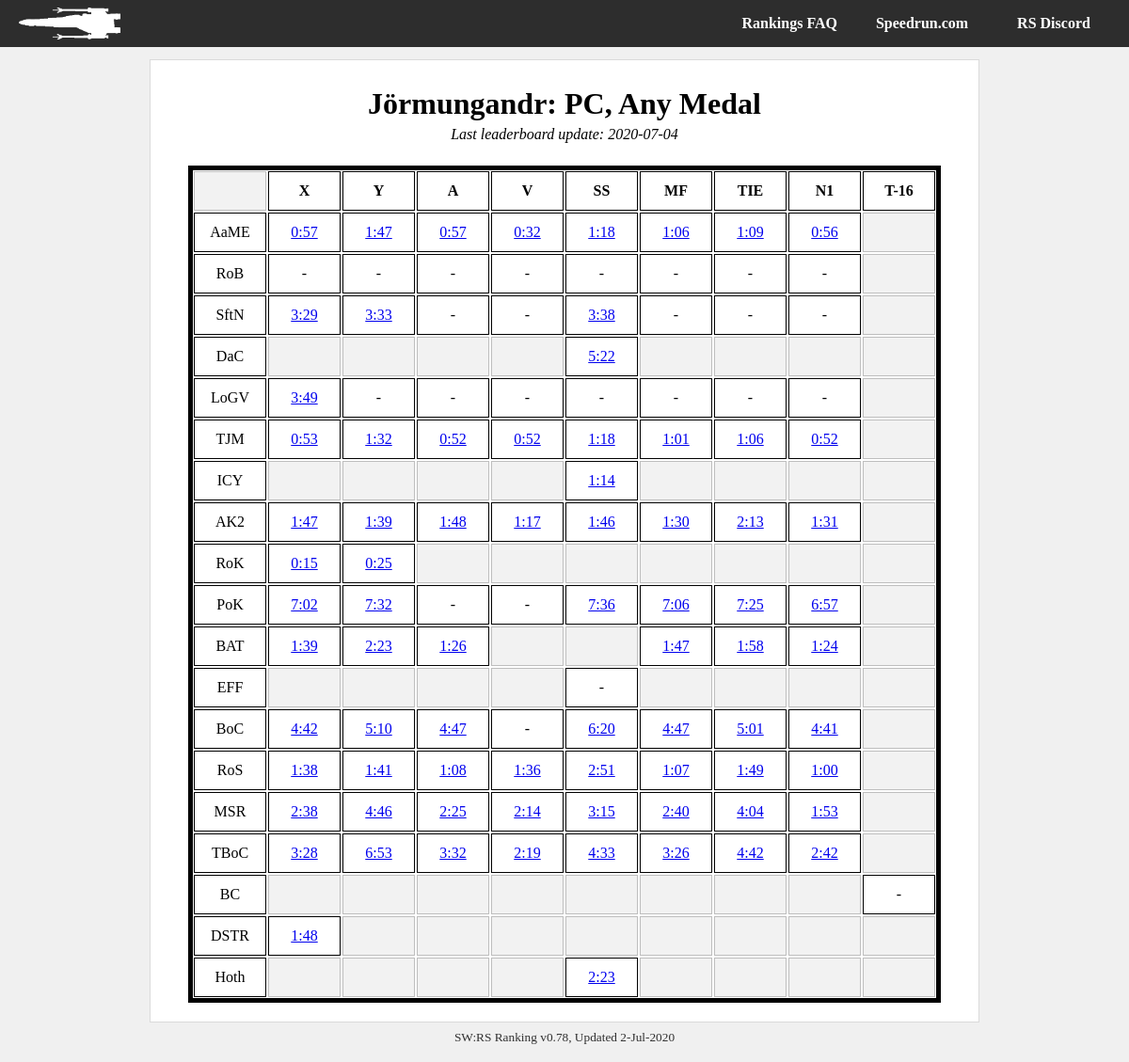
/player/Jörmungandr/pc_any, run on the app's committed database.
### tables this page shows
CREATE TABLE metadata (field          text primary key,value          text);

CREATE TABLE il_runs_20200704 (run_id          integer primary key,level           text,category        text,player          text,time            integer default 9999,platform        text,medal           text,src_link        text);

### swrs.py (the view)
@app.route('/player/<player_id>/<category>')
def player_cat(player_id, category):
    con = lite.connect(DATABASE)
    with con:
        cur = con.cursor()
        cur.execute('SELECT value FROM metadata ' +
                    'WHERE field = "last_update"')
    last_up = cur.fetchall()[0][0]
    tag = last_up + '_' + category
    if category[0:2] == 'pc':
        console = "PC"
    elif category[0:3] == 'n64':
        console = 'N64'
    else:
        console = 'CONSOLE?'
    if category[-3:] == 'any':
        medal_type = "Any Medal"
    elif category[-4:] == 'gold':
        medal_type = 'Gold Medal'
    else:
        medal_type = 'MEDAL?'
    runs = []
    for lev in il_level_names:
        level_array = []
        for ship in il_category_names:
            cur = con.cursor()
            with con:
                cur.execute('SELECT level, category, time, "src_link" ' +
                            'FROM il_runs_' + last_up + ' ' +
                            'WHERE player = "' + player_id + '" AND ' +
                            'platform = "' + console + '" AND ' +
                            'level = "' + lev + '" AND ' +
                            'category = "' + ship + '" AND ' +
                            'medal = "' + medal_type + '";')
            run = cur.fetchall()
            if run:
                run = list(run[0])
                run[2] = convert_seconds(run[2])
            level_array.append(run)
        runs.append(level_array)
    '''
    for i in runs:
        print(i)
        #print(i, convert_seconds(i[2]))
    '''
    try:
        return render_template('player-category.html',
                               name=player_id,
                               medal=medal_type,
                               platform=console,
                               runs=runs,
                               last_update=DATESTAMP)
    except Exception as e:
        return str(e)

### swrs.py (called while the page is built)
def convert_seconds(in_time):
    out_time = 'ERR'
    secs = in_time % 60
    mins = (in_time - secs) // 60
    if secs < 10:
        secs = '0' + str(secs)
    out_time = str(mins) + ':' + str(secs)
    return out_time

@app.teardown_appcontext
def close_connection(exception):
    db = getattr(g, '_database', None)
    if db is not None:
        db.close()

### templates/player-category.html
{% from "macros.html" import header, footer, categories, title, player_chart %}
{{ header(name +" | SWRS") }}
{{ title(name + ": " + platform + ", " + medal, last_update) }}
{% set level_acronyms = ["AaME",
"RoB",
"SftN",
"DaC",
"LoGV",
"TJM",
"ICY",
"AK2",
"RoK",
"PoK",
"BAT",
"EFF",
"BoC",
"RoS",
"MSR",
"TBoC",
"BC",
"DSTR",
"Hoth"] %}
    <div id="about">
            <div id="runs-table">
                <div class="runs-table-row">
                    <div class="runs-table-timebox header ghosted"> </div>
                    <div class="runs-table-timebox header">X</div>
                    <div class="runs-table-timebox header">Y</div>
                    <div class="runs-table-timebox header">A</div>
                    <div class="runs-table-timebox header">V</div>
                    <div class="runs-table-timebox header">SS</div>
                    <div class="runs-table-timebox header">MF</div>
                    <div class="runs-table-timebox header">TIE</div>
                    <div class="runs-table-timebox header">N1</div>
                    <div class="runs-table-timebox header">T-16</div>
                </div>
            {% for i in range(runs|length): %}
                {% set level = runs[i] %}
                <div class="runs-table-row {{ level_acronyms[i] }}">
                <div class="runs-table-timebox">{{ level_acronyms[i] }}</div>
                {% for j in range(level|length): %}
                    {% set ship = level[j] %}
                    {% if i in [0, 1, 2, 4, 5, 7, 9, 12, 13, 14, 15]: %}
                        {% if j == 8: %}
                            {% set ghost = 'ghosted' %}
                        {% else %}
                            {% set ghost = '' %}
                        {% endif %}
                    {% elif i in [3, 6, 11, 18]: %}
                        {% if j not in [4]: %}
                            {% set ghost = 'ghosted' %}
                        {% else %}
                            {% set ghost = '' %}
                        {% endif %}
                    {% elif i in [8]: %}
                        {% if j not in [0, 1]: %}
                            {% set ghost = 'ghosted' %}
                        {% else %}
                            {% set ghost = '' %}
                        {% endif %}
                    {% elif i in [10]: %}
                        {% if j in [3, 4, 8]: %}
                            {% set ghost = 'ghosted' %}
                        {% else %}
                            {% set ghost = '' %}
                        {% endif %}
                    {% elif i in [16]: %}
                        {% if j not in [8]: %}
                            {% set ghost = 'ghosted' %}
                        {% else %}
                            {% set ghost = '' %}
                        {% endif %}
                    {% elif i in [17]: %}
                        {% if j == 7 and platform == 'N64': %}
                            {% set ghost = '' %}
                        {% elif j not in [0]: %}
                            {% set ghost = 'ghosted' %}
                        {% else %}
                            {% set ghost = '' %}
                        {% endif %}
                    {% endif %}
                    <div class="runs-table-timebox {{ ghost }}">
                        {% if ship: %}
                            <a href="{{ ship[3] }}">{{ ship[2] }}</a>
                        {% else %}
                            {% if ghost == '': %}
                            -
                            {% endif %}
                        {% endif %}
                    </div>
                {% endfor %}
                </div>
            {% endfor %}
            </div>
    </div>
{{ footer() }}

### templates/macros.html (shortened to what this page needs)
{% macro header(header_text) %}
<html>
    <head>
        <link rel="stylesheet" type="text/css" href="{{ url_for('static', filename = 'style.css') }}" />
    </head>
    <body>
    <div id="container">
        {{ tabs() }}
    <div id="body-wrapper">
        <div id="body-content">
{% endmacro %}
{% macro tabs() %}
        <div id="body-tabs">
            <div id="lefttabs">
                <a href="/"><img src= {{ url_for('static', filename = 'logo.png') }}></a>
            </div>
            <div id="righttabs">
                <a href="https://discord.gg/Gp7swfc"><div id="tab" class="topplayers back">RS Discord</div></a>
            </div>
            <div id="righttabs">
                <a href="https://www.speedrun.com/rogue1/"><div id="tab" class="topplayers back">Speedrun.com</div></a>
            </div>
            <div id="righttabs">
                <a href="/faq"><div id="tab" class="topplayers back">Rankings FAQ</div></a>
            </div>
        </div>
{% endmacro %}
{% macro title(name, date) %}
            <div id="title">
                    <h1>
                        {{ name }}
                    </h1>
                    {% if date %}
                    <div id="lastupdate">
                        <p>Last leaderboard update: {{ date[:4] }}-{{ date[4:6] }}-{{ date[6:] }}</p>
                    </div>
                    {% endif %}
            </div>
{% endmacro %}
{% macro footer() %}
            </div>
            <div id="footertext">
                <span title="v0.78 Hutt">SW:RS Ranking v0.78, Updated 2-Jul-2020</span>
            </div>
        </div>
    </div>
    </body>
</html>
{% endmacro %}

### static/style.css (style rules this page uses)
body { font-family: 'LiberationSerif', 'Bookman', 'Times', Serif; margin: 0px; background: #f0f0f0; position: relative; }
#container { position: absolute; width: 100%; height: 100%; }
#body-wrapper { width: max-content; max-width: 95%; margin-left:auto; margin-right:auto; padding: 10px; display: block; position: relative; overflow: hidden !important; }
#body-tabs { display: block; overflow: hidden; background: #2d2d2d; padding: 0px 10px; height: 50px; background-repeat: no-repeat; background-size: auto 35px; background-attachment: fixed; background-position-x: center; background-position-y: 7px; }
#tab { display: inline-block; color: #ffffff; padding: 00px 20px; border-radius: 0px; margin: 0px; min-width: 100px; text-align: center; font-weight: bold; line-height: 50px; height: 100%; }
#lefttabs { float: left; }
#lefttabs img { padding: 8px 10px; height: 34px; }
#righttabs { float: right; }
#body-content { border: 1px #dadada solid; min-height: 100px; background: #ffffff; border-radius: 0px; margin-top: 3px; padding: 20px 40px; }
#title { text-align: center; margin: .5em 0em 1.5em 0em; font-weight: bold; font-style: italic; }
#title h1 { margin: 0em 0em .0em 0em; font-style: normal; }
#footertext { text-align: center; font-size: 10pt; padding: 8px; opacity: 0.8; }
#lastupdate p { font-weight: normal; padding: 0; margin: 5px 0 0 0; }
#runs-table { border: 5px solid #000000; overflow: hidden; }
.runs-table-row { display: flex; flex-direction: row; flex-wrap: nowrap; justify-content: flex-start; align-items: stretch; align-content: stretch; }
.runs-table-timebox { margin: 1px; width: 75px; line-height: 20px; padding-top: 10px; padding-bottom: 10px; border: 1px solid #000000; text-align: center; vertical-align: middle; }
.runs-table-timebox.header { font-weight: bold; }
.runs-table-timebox.ghosted { opacity: 0.25; background: #cccccc; }

### data on the page
metadata: value "2020", value "07", value "04"
il_runs_20200704: time "0:57"
il_runs_20200704: time "0:57"
il_runs_20200704: time "0:32"
il_runs_20200704: time "0:56"
il_runs_20200704: time "0:53"
il_runs_20200704: time "0:52"
il_runs_20200704: time "0:52"
il_runs_20200704: time "0:52"
il_runs_20200704: time "2:13"
il_runs_20200704: time "0:15"
il_runs_20200704: time "0:25"

### other printed values
{{ name }} "Jörmungandr: PC, Any Medal"
{{ level_acronyms[i] }} "AaME" "RoB" "SftN" "DaC" "LoGV" "TJM" "ICY" "AK2" "RoK" "PoK" "BAT" "EFF" "BoC" "RoS" "MSR" "TBoC" "BC" "DSTR" "Hoth"
{{ ship[2] }} "1:47" "1:18" "1:06" "1:09" "3:29" "3:33" "3:38" "5:22" "3:49" "1:32" "1:18" "1:01" "1:06" "1:14" "1:47" "1:39" "1:48" "1:17" "1:46" "1:30" "1:31" "7:02" "7:32" "7:36" "7:06" "7:25" "6:57" "1:39" "2:23" "1:26" "1:47" "1:58" "1:24" "4:42" "5:10" "4:47" "6:20" "4:47" "5:01" "4:41" "1:38" "1:41" "1:08" "1:36" "2:51" "1:07" "1:49" "1:00" "2:38" "4:46" "2:25" "2:14" "3:15" "2:40" "4:04" "1:53" "3:28" "6:53" "3:32" "2:19" "4:33" "3:26" "4:42" "2:42" "1:48" "2:23"
